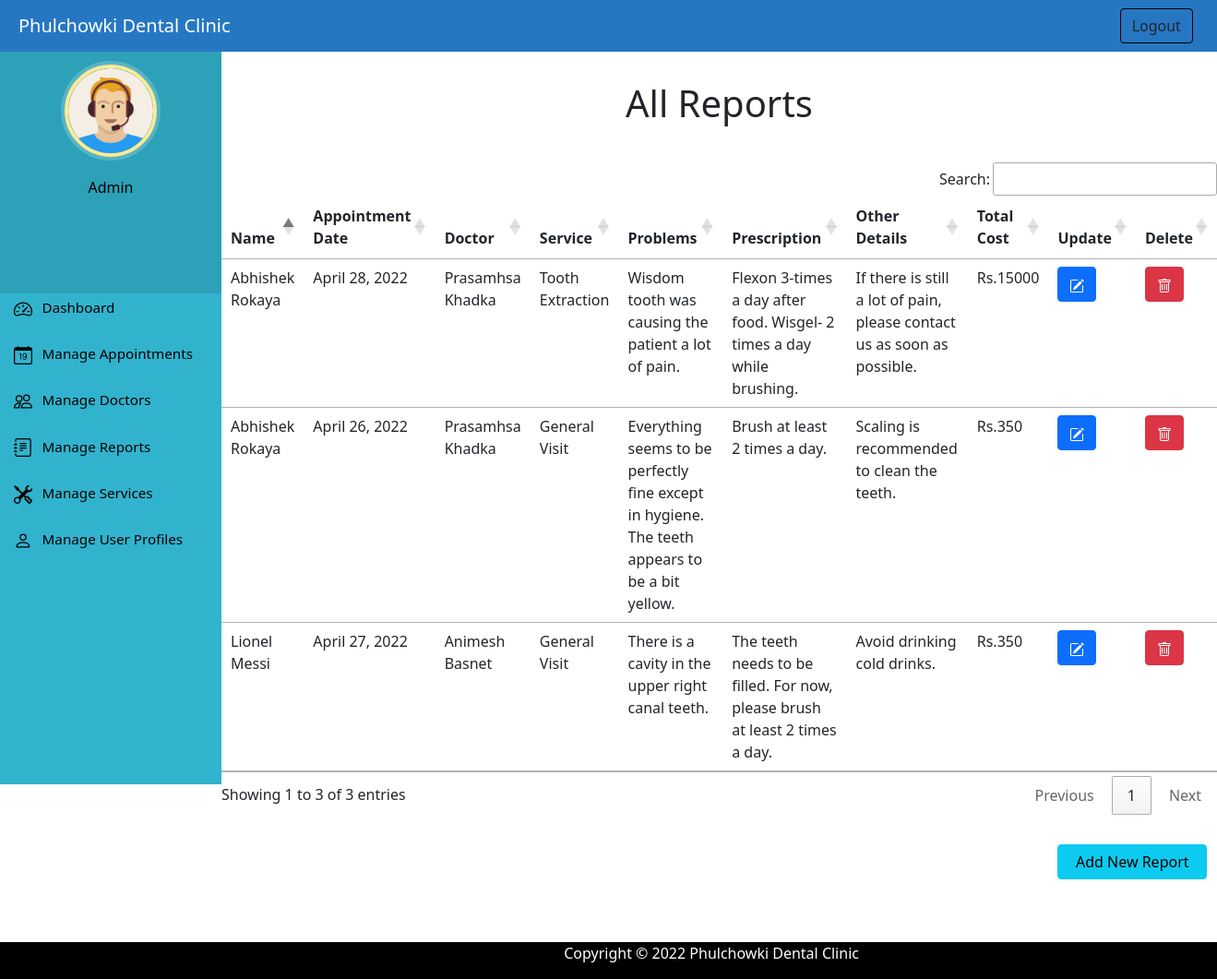
/admin_view_reports (signed in), run on an earlier commit of the app's database.
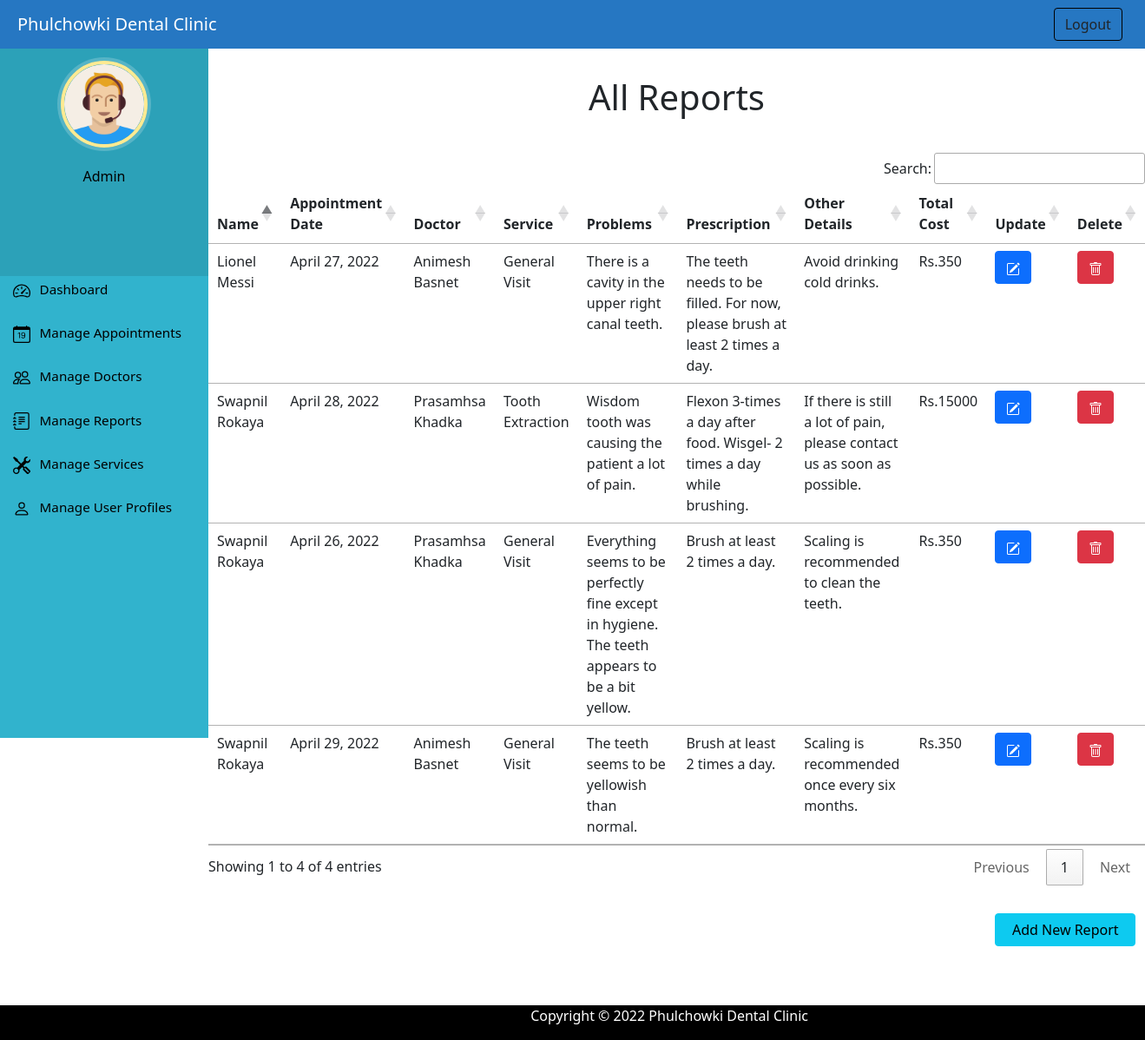
And on a later commit of the database.
### home/models.py (models this page shows, shortened)
class Report(models.Model):
    appointment = models.OneToOneField(Appointment, unique=True, blank=False, null=False, on_delete=models.CASCADE)
    problems = models.TextField()
    prescription = models.TextField()
    other_details = models.TextField()

class Appointment(models.Model):
    patientUser = models.ForeignKey(PatientUser, blank=False, null=False, on_delete=models.CASCADE)
    doctor = models.ForeignKey(Doctor, blank=False, null=False, on_delete=models.CASCADE)
    service = models.ForeignKey(Service, blank=False, null=False, on_delete=models.CASCADE)
    date = models.DateField()
    time = models.TimeField()
    description = models.TextField()
    status = models.IntegerField('Status', default=0)

class PatientUser(models.Model):
    user=models.OneToOneField(User, null=True, blank=False,on_delete=models.CASCADE)
    date_of_birth = models.DateField()
    phone_number = models.CharField(max_length=15)
    address = models.CharField(max_length=50)
    profile_picture = models.ImageField(upload_to='profile_pic/user_profile_pic/', default='img/defaultuser.png')
    def __str__(self):
        return self.user.first_name+" "+self.user.last_name

class Doctor(models.Model):
    full_name = models.CharField(max_length=100)
    qualification = models.CharField(max_length=50)
    date_of_birth = models.DateField()
    email = models.EmailField(max_length=100)
    phone_number = models.CharField(max_length=15)
    address = models.CharField(max_length=50)
    profile_picture = models.ImageField(upload_to='profile_pic/doctor_profile_pic/',null=True,blank=True)
    experience = models.CharField(max_length=10, default="1 year")
    def __str__(self):
        return self.full_name

class Service(models.Model):
    service_name = models.CharField('Service',max_length=50)
    cost = models.IntegerField()
    description = models.TextField()
    def __str__(self):
        return self.service_name

### home/views.py (the view)
# urls.py: path('admin_view_reports', views.admin_view_reports,name='admin_view_reports'),
@login_required(login_url='/adminlogin')
@user_passes_test(is_admin)
def admin_view_reports(request):
    reports = Report.objects.all
    return render(request,'admin_view_reports.html', {'reports':reports})

### home/views.py (called while the page is built)
def is_admin(user):
    return user.groups.filter(name='ADMIN').exists()

### templates/admin_view_reports.html (shortened to what this page needs)
{% extends 'adminbase.html' %}
{% load static %}
{% block content %}
<h1 class="text-center" style="margin-top: 40px;">All Reports</h1>
<div style="margin-top: 40px;">
    <div class="panel panel-primary">
      <table id="example" class="table table-hover">
        <thead>
          <tr>
            <th>Name</th>
            <th>Appointment Date</th>
            <th>Doctor</th>
            <th>Service</th>
            <th>Problems</th>
            <th>Prescription</th>
            <th>Other Details</th>
            <th>Total Cost</th>
            <th>Update</th>
            <th>Delete</th>
          </tr>
        </thead>
        <tbody>
        {% for r in reports %}
        <tr>
          <td> {{r.appointment.patientUser}}</td>
          <td>{{r.appointment.date}}</td>
          <td>{{r.appointment.doctor}}</td>
          <td>{{r.appointment.service}}</td>
          <td>{{r.problems}}</td>
          <td>{{r.prescription}}</td>
          <td>{{r.other_details}}</td>
          <td>Rs.{{r.appointment.service.cost}}</td>
          <td><a class="btn btn-primary btn-xs"  href="{% url 'update_report' r.id  %}"></a></td>
          <td><a class="btn btn-danger btn-xs" onclick="return confirm('Are you sure you want to delete this Report?')" href="{% url 'delete_report' r.id  %}"></a></td>
        </tr>
        {% endfor %}
      </table>
    </div>
    <a type="button" class="btn btn-info" href="/admin_add_reports" style="margin-left: 84%; margin-bottom: 10%; margin-top: 3%; width:15%;">Add New Report</a>
  </div>
{% endblock content %}

What changed in the data, as far as the page shows it:
changed through a linked row, Report "Wisdom tooth was causing the patient a lot of pain.": appointment.patientUser "Abhishek Rokaya" → "Swapnil Rokaya"
changed through a linked row, Report "Scaling is recommended to clean the teeth.": appointment.patientUser "Abhishek Rokaya" → "Swapnil Rokaya"
added Report: appointment.patientUser "Swapnil Rokaya", appointment "April 29, 2022", appointment.doctor "Animesh Basnet", appointment.service "General Visit", problems "The teeth seems to be yellowish than normal.", prescription "Brush at least 2 times a day.", other_details "Scaling is recommended once every six months.", appointment.service.cost "350"
Also different on the page:
text written by a page script: "Search: Showing 1 to 3 of 3 entries Previous 1 Next" → "Search: Showing 1 to 4 of 4 entries Previous 1 Next"
